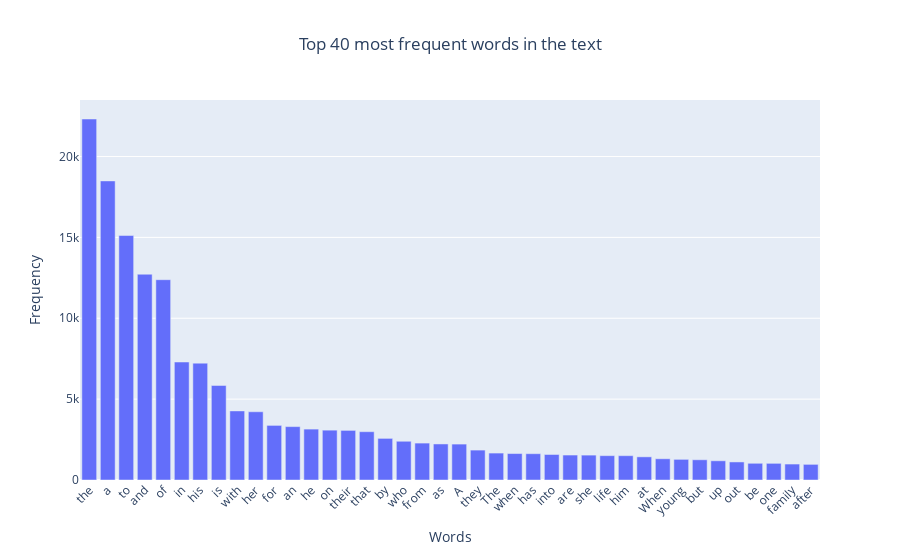

The notebook cell this image was saved under:
### Markdown cell above
As up for now, there is much noise in our dataset with stopwords, some transpassing 20000 occurrences.

Common words like "the," "and," "to," and other stop words dominate the dataset frequency, reaching over 20,000 occurrences. These high-frequency stop words provide little value in understanding genre-specific vocabulary, as they are universally used across all text regardless of genre. To better identify genre patterns, we need to filter out these common stop words and focus on words which content could indicate specific genres like "murder" for crime or "love" for romance.

### Code cell
from collections import Counter

def most_frequent_words(texts, n=10):
    words = [word for txt in texts for word in txt.split()]

    word_counts = Counter(words)

    most_common = dict(word_counts.most_common(n))

    fig = go.Figure(
        go.Bar(
            x=list(most_common.keys()),
            y=list(most_common.values())
        )
    )
    fig.update_layout(
        title_text=f"Top {n} most frequent words in the text",
        title_x=0.5,  # Center the title
        xaxis_title="Words",
        yaxis_title="Frequency",
        xaxis_tickangle=-45,
    )
    fig.show()
most_frequent_words(df["overview"], 40)

### Figure 1 — Plotly figure (JSON) as saved in the notebook; plotly's stock layout.template omitted (floating-point values rounded to 4 significant figures)
{"data": [{"type": "bar", "x": ["the", "a", "to", "and", "of", "in", "his", "is", "with", "her", "for", "an", "he", "on", "their", "that", "by", "who", "from", "as", "A", "they", "The", "when", "has", "into", "are", "she", "life", "him", "at", "When", "young", "but", "up", "out", "be", "one", "family", "after"], "y": [22320, 18492, 15115, 12723, 12385, 7296, 7225, 5845, 4272, 4218, 3376, 3301, 3147, 3082, 3067, 2986, 2573, 2395, 2282, 2228, 2220, 1849, 1665, 1635, 1626, 1577, 1543, 1539, 1505, 1503, 1432, 1312, 1277, 1250, 1188, 1116, 1033, 1030, 986, 967]}], "layout": {"title": {"text": "Top 40 most frequent words in the text", "x": 0.5}, "xaxis": {"tickangle": -45, "title": {"text": "Words"}}, "yaxis": {"title": {"text": "Frequency"}}}}
